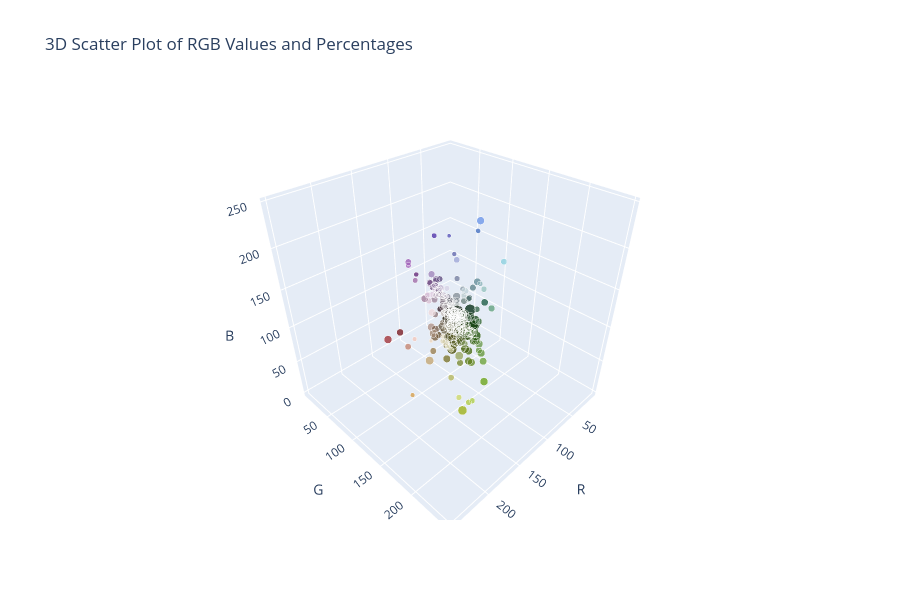

Here is the notebook cell this chart was saved with:
### Markdown cell above
Each color gives 5 most promenant colors in the image along side the percetage of its appearance.

### Code cell
# Extract colors and percentages for n images

clusters = []
for i in range(50):
    colors, percentages = extract_colors(df.iloc[i])

    # RGB values in dataframe along side the Percetage
    for color, percentage in zip(colors, percentages):
        clusters.append({
            'R': color[0],
            'G': color[1],
            'B': color[2],
            'Percentage': percentage,
            'Image': df.iloc[i]['image']
        })
clusters_df = pd.DataFrame(clusters)

# RGB columns into a single color column for color
clusters_df['color'] = clusters_df.apply(lambda row: f"rgb({row['R']}, {row['G']}, {row['B']})", axis=1)

# 3D scatter plot
fig = px.scatter_3d(
    clusters_df,
    x='R',
    y='G',
    z='B',
    size='Percentage',
    hover_data=['Image'],
    title='3D Scatter Plot of RGB Values and Percentages',
    height=600
)
# Set RGB color for each point
fig.update_traces(marker=dict(
    color=clusters_df['color'],  # Use the 'color' column for RGB values
    opacity=0.8,
))

fig.show()

### Figure 1 — Plotly figure (JSON) as saved in the notebook; plotly's stock layout.template omitted (floating-point values rounded to 4 significant figures; data arrays with more than 128 entries replaced by an {"elided": "..."} marker saying what was removed)
{"data": [{"customdata": {"elided": "250x1 str values"}, "hovertemplate": "R=%{x}<br>G=%{y}<br>B=%{z}<br>Percentage=%{marker.size}<br>Image=%{customdata[0]}<extra></extra>", "legendgroup": "", "marker": {"color": {"elided": "250 str values"}, "opacity": 0.8, "size": {"elided": "250 float values"}, "sizemode": "area", "sizeref": 0.1336, "symbol": "circle"}, "mode": "markers", "name": "", "scene": "scene", "showlegend": false, "type": "scatter3d", "x": {"elided": "250 int values"}, "y": {"elided": "250 int values"}, "z": {"elided": "250 int values"}}], "layout": {"height": 600, "legend": {"itemsizing": "constant", "tracegroupgap": 0}, "scene": {"domain": {"x": [0, 1], "y": [0, 1]}, "xaxis": {"title": {"text": "R"}}, "yaxis": {"title": {"text": "G"}}, "zaxis": {"title": {"text": "B"}}}, "title": {"text": "3D Scatter Plot of RGB Values and Percentages"}}}
